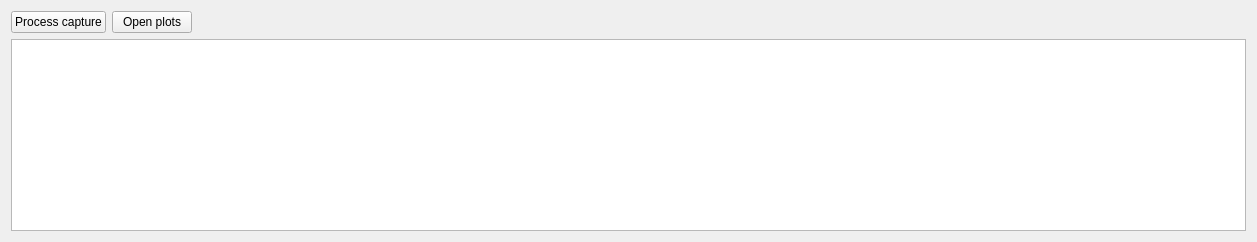
      <widget class="QWidget" name="tabCapture">
       <attribute name="title">
        <string>Capture</string>
       </attribute>
       <layout class="QVBoxLayout" name="verticalLayout_9">
        <item>
         <widget class="QWidget" name="widget_6" native="true">
          <layout class="QHBoxLayout" name="horizontalLayout_11">
           <property name="leftMargin">
            <number>0</number>
           </property>
           <property name="topMargin">
            <number>0</number>
           </property>
           <property name="rightMargin">
            <number>0</number>
           </property>
           <property name="bottomMargin">
            <number>0</number>
           </property>
           <item>
            <widget class="QPushButton" name="btnCaptureProcess">
             <property name="text">
              <string>Process capture</string>
             </property>
            </widget>
           </item>
           <item>
            <widget class="QPushButton" name="btnOpenCapturePlots">
             <property name="text">
              <string>Open plots</string>
             </property>
            </widget>
           </item>
           <item>
            <spacer name="horizontalSpacer">
             <property name="orientation">
              <enum>Qt::Horizontal</enum>
             </property>
             <property name="sizeHint" stdset="0">
              <size>
               <width>1054</width>
               <height>20</height>
              </size>
             </property>
            </spacer>
           </item>
          </layout>
         </widget>
        </item>
        <item>
         <widget class="QPlainTextEdit" name="txtCapture"/>
        </item>
       </layout>
      </widget>
